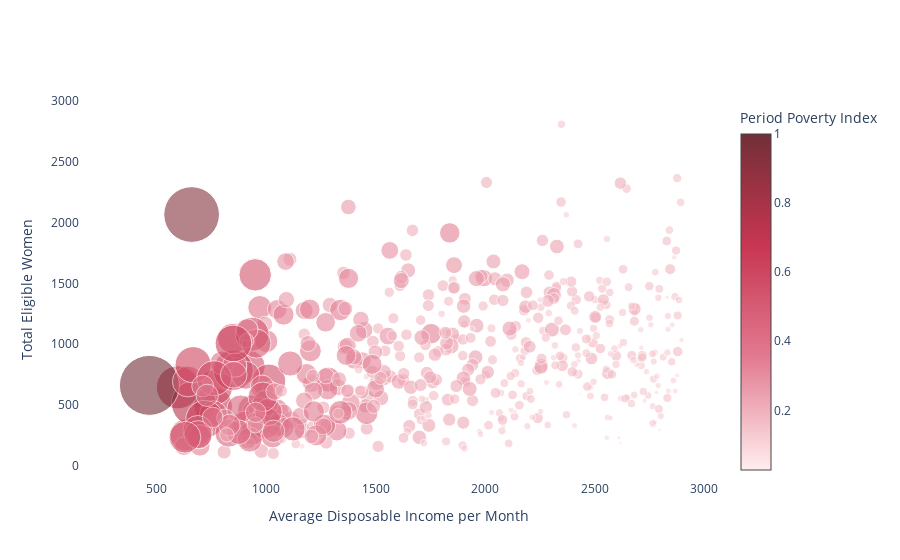

The cell this chart's notebook holds for it:
### Code cell
import plotly.graph_objs as go
from plotly.subplots import make_subplots
import plotly.colors as colors

pp_dta = pd.read_json("data/index_data_for_scatter.json")

# Custom colorscale dark wine red
custom_reds = colors.make_colorscale(['#FFEEEE', '#E27B91', '#C83652', '#722f37'])

# Filter the data to show only income per month of 2,900 or less
filtered_data = pp_dta[pp_dta['avg_disposable_income_per_month'] <= 2900]

# Create a scatter plot of total_eligible_women vs. avg_disposable_income_per_month, where each point represents a tract
scatter = go.Scatter(x=filtered_data['avg_disposable_income_per_month'], y=filtered_data['total_eligible_women'],
                     mode='markers', 
                     marker=dict(color=filtered_data['pp_index'], 
                                 colorscale=custom_reds, 
                                 reversescale=False,
                                 sizemode='diameter', 
                                 sizeref=0.1, 
                                 size=filtered_data['pp_index']*6, 
                                 opacity=0.6,
                                 colorbar=dict(title='Period Poverty Index')), 
                                 text=filtered_data['neighborhood_name'])

fig = make_subplots(rows=1, cols=1, specs=[[{}]], shared_xaxes=True, 
                    shared_yaxes=False, horizontal_spacing=0.1)

fig.add_trace(scatter, row=1, col=1)

# y-axis title
fig.update_yaxes(title_text='Total Eligible Women', row=1, col=1)

# x-axis title 
fig.update_xaxes(title_text='Average Disposable Income per Month', row=1, col=1)

# set title and make the background white
fig.update_layout(plot_bgcolor='white')

fig.show()

### Figure 1 — Plotly figure (JSON) as saved in the notebook; plotly's stock layout.template omitted (floating-point values rounded to 4 significant figures; data arrays with more than 128 entries replaced by an {"elided": "..."} marker saying what was removed)
{"data": [{"marker": {"color": {"elided": "488 float values"}, "colorbar": {"title": {"text": "Period Poverty Index"}}, "colorscale": [[0, "#FFEEEE"], [0.3333, "#E27B91"], [0.6667, "#C83652"], [1, "#722f37"]], "opacity": 0.6, "reversescale": false, "size": {"elided": "488 float values"}, "sizemode": "diameter", "sizeref": 0.1}, "mode": "markers", "text": {"elided": "488 str values"}, "type": "scatter", "x": {"elided": "488 float values"}, "xaxis": "x", "y": {"elided": "488 int values"}, "yaxis": "y"}], "layout": {"plot_bgcolor": "white", "xaxis": {"anchor": "y", "domain": [0, 1], "title": {"text": "Average Disposable Income per Month"}}, "yaxis": {"anchor": "x", "domain": [0, 1], "title": {"text": "Total Eligible Women"}}}}
